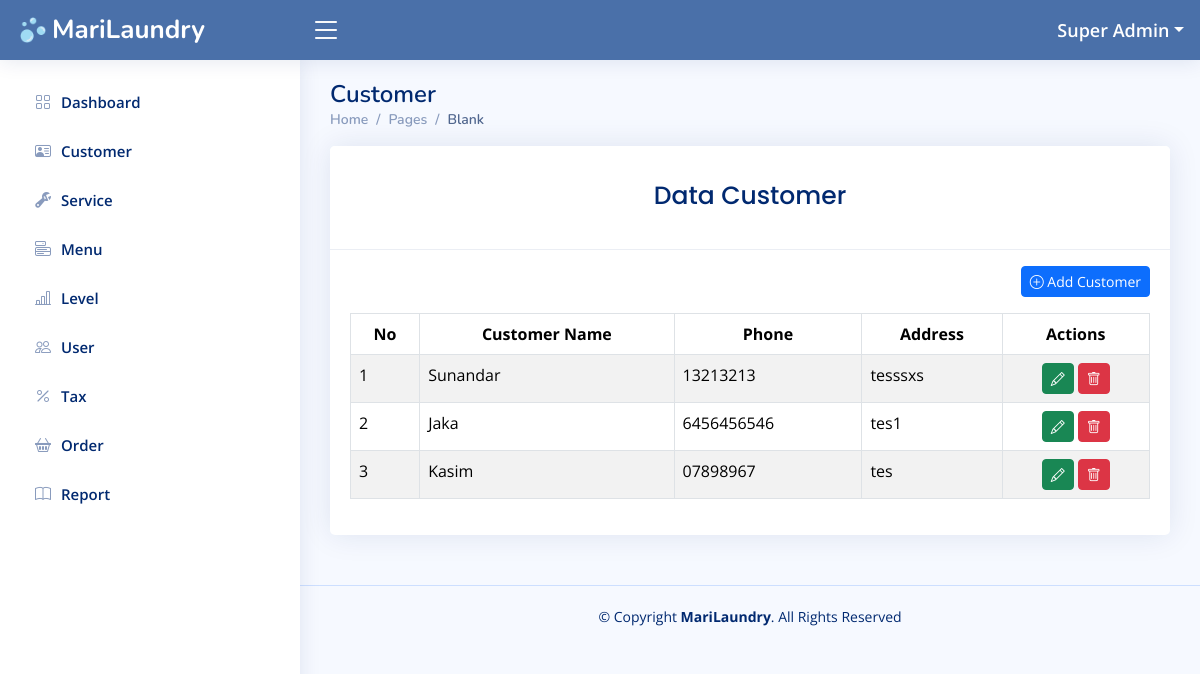
Page /home.php?page=customer (signed in) on the committed database.
### tables this page shows
CREATE TABLE `level_menus` (
  `id` int(11) NOT NULL,
  `id_level` int(11) NOT NULL,
  `id_menu` int(11) NOT NULL,
  `create_at` timestamp NOT NULL DEFAULT current_timestamp(),
  `update_at` timestamp NULL DEFAULT NULL ON UPDATE current_timestamp()
);

CREATE TABLE `menus` (
  `id` int(11) NOT NULL,
  `name` varchar(30) NOT NULL,
  `icon` varchar(30) NOT NULL,
  `link` varchar(30) NOT NULL,
  `order` int(11) NOT NULL,
  `create_at` timestamp NOT NULL DEFAULT current_timestamp(),
  `update_at` timestamp NULL DEFAULT NULL ON UPDATE current_timestamp()
);

CREATE TABLE `customers` (
  `id` int(11) NOT NULL,
  `name` varchar(100) NOT NULL,
  `phone` varchar(15) NOT NULL,
  `address` text NOT NULL,
  `created_at` timestamp NOT NULL DEFAULT current_timestamp(),
  `updated_at` timestamp NULL DEFAULT NULL ON UPDATE current_timestamp()
);

### pages/customer.php (the view, shortened to what this page needs)
<?php
$query = mysqli_query($config, "SELECT * From customers c ORDER BY c.id DESC");
$customer = mysqli_fetch_all($query, MYSQLI_ASSOC);
?>
<div class="pagetitle">
    <h1>Customer</h1>
    <nav>
        <ol class="breadcrumb">
            <li class="breadcrumb-item"><a href="?page=dashboard">Home</a></li>
            <li class="breadcrumb-item">Pages</li>
            <li class="breadcrumb-item active">Blank</li>
        </ol>
    </nav>
</div>
<div class="row">
    <div class="col-sm-12">
        <div class="card">
            <div class="card-header">
                <h3 class="card-title">
                    Data Customer
                </h3>
            </div>
            <div class="card-body">
                <div align="right">
                    <a href="?page=tambah-customer" class="btn btn-primary btn-sm mb-3 mt-3">
                        <i class="bi bi-plus-circle"></i> Add Customer
                    </a>
                </div>
                <table class="table table-bordered table-striped">
                    <thead>
                        <tr align="center">
                            <th>No</th>
                            <th>Customer Name</th>
                            <th>Phone</th>
                            <th>Address</th>
                            <th>Actions</th>
                        </tr>
                    </thead>
                    <tbody>
                        <?php
                        foreach ($customer as $key => $value) {
                        ?>
                            <tr>
                                <td><?php echo $key += 1 ?></td>
                                <td><?php echo $value['name'] ?></td>
                                <td><?php echo $value['phone'] ?></td>
                                <td><?php echo $value['address'] ?></td>
                                <td align="center">
                                    <a class="btn btn-success btn-sm" href="?page=tambah-customer&edit=<?php echo $value['id'] ?>">
                                        <i class="bi bi-pencil"></i>
                                    </a>
                                    <a class="btn btn-danger btn-sm" onclick="return confirm('Apakah anda yakin akan menghapus data ini?')"
                                        href="?page=customer&delete=<?php echo $value['id'] ?>">
                                        <i class="bi bi-trash"></i>
                                    </a>
                                </td>
                            </tr>
                        <?php
                        }
                        ?>
                    </tbody>
                </table>
            </div>
        </div>
    </div>
</div>

### inc/sidebar.php
<?php
    $id_level = $_SESSION['ID_LEVEL'] ?? '';
    $queryLevelMenu = mysqli_query($config, "SELECT * FROM menus JOIN level_menus ON menus.id = level_menus.id_menu WHERE id_level = '$id_level' ORDER BY menus.`order`");
    $rowLevelMenus = mysqli_fetch_all($queryLevelMenu, MYSQLI_ASSOC);
?>
<aside id="sidebar" class="sidebar">
    <ul class="sidebar-nav" id="sidebar-nav">
        <?php foreach ($rowLevelMenus as $rowLevelMenu): ?>
        <li class="nav-item">
            <a class="nav-link collapsed" href="?page=<?= $rowLevelMenu['link'] ?>">
                <i class="<?= $rowLevelMenu['icon'] ?>"></i>
                <span><?= $rowLevelMenu['name'] ?></span>
            </a>
        </li>
        <?php endforeach ?>
    </ul>
</aside>

### assets/css/style.css (style rules this page uses)
:root { scroll-behavior: smooth; }
body { font-family: "Open Sans", sans-serif; background: #f6f9ff; color: #444444; }
a { color: #4154f1; text-decoration: none; }
h1, h2, h3, h4, h5, h6 { font-family: "Nunito", sans-serif; }
.pagetitle { margin-bottom: 10px; }
.pagetitle h1 { font-size: 24px; margin-bottom: 0; font-weight: 600; color: #012970; }
.card { margin-bottom: 30px; border: none; border-radius: 5px; box-shadow: 0px 0 30px rgba(1, 41, 112, 0.1); }
.card-header, .card-footer { border-color: #ebeef4; background-color: #fff; color: #798eb3; padding: 15px; }
.card-title { padding: 20px 0 15px 0; font-size: 25px; font-weight: 500; color: #012970; font-family: "Poppins", sans-serif; text-align: center; }
.card-body { padding: 0 20px 20px 20px; }
.breadcrumb { font-size: 14px; font-family: "Nunito", sans-serif; color: #899bbd; font-weight: 600; }
.breadcrumb a { color: #899bbd; transition: 0.3s; }
.breadcrumb .breadcrumb-item::before { color: #899bbd; }
.breadcrumb .active { color: #51678f; font-weight: 600; }
.sidebar { position: fixed; top: 60px; left: 0; bottom: 0; width: 300px; z-index: 996; transition: all 0.3s; padding: 20px; overflow-y: auto; scrollbar-width: thin; scrollbar-color: #aab7cf transparent; box-shadow: 0px 0px 20px rgba(1, 41, 112, 0.1); background-color: #fff; }
.sidebar-nav { padding: 0; margin: 0; list-style: none; }
.sidebar-nav li { padding: 0; margin: 0; list-style: none; }
.sidebar-nav .nav-item { margin-bottom: 5px; }
.sidebar-nav .nav-link { display: flex; align-items: center; font-size: 15px; font-weight: 600; color: #4154f1; transition: 0.3; background: #f6f9ff; padding: 10px 15px; border-radius: 4px; }
.sidebar-nav .nav-link i { font-size: 16px; margin-right: 10px; color: #4154f1; }
.sidebar-nav .nav-link.collapsed { color: #012970; background: #fff; }
.sidebar-nav .nav-link.collapsed i { color: #899bbd; }

### rows in the picture
level_menus: id_menu.name "Dashboard"
level_menus: id_menu.name "Customer"
level_menus: id_menu.name "Service"
level_menus: id_menu.name "Menu"
level_menus: id_menu.name "Level"
level_menus: id_menu.name "User"
level_menus: id_menu.name "Tax"
level_menus: id_menu.name "Order"
level_menus: id_menu.name "Report"
customers: key "1", name "Sunandar", phone "13213213", address "tesssxs"
customers: key "2", name "Jaka", phone "6456456546", address "tes1"
customers: key "3", name "Kasim", phone "07898967", address "tes"

### other values in the picture
$_SESSION['NAME'] "Super Admin"
